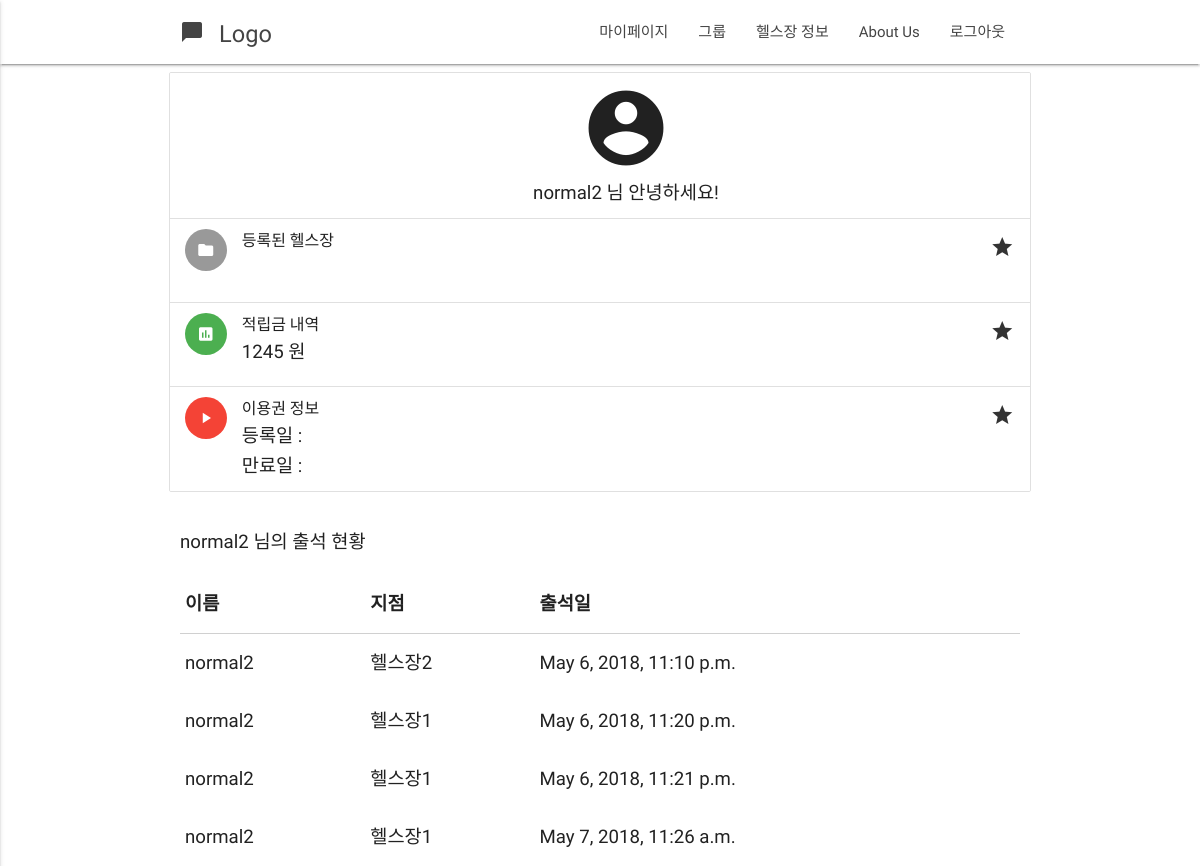
Screenshot of /profiles/mypage/ (signed in) with the database file from the repository.
### profiles/models.py (models this page shows, shortened)
class Profile(models.Model):
    user             = models.OneToOneField(User) # user.profile
    email            = models.CharField(max_length = 120)
    real_name        = models.CharField(max_length = 120, null=True)
    sex              = models.CharField(max_length = 50, null=True)
    followers        = models.ManyToManyField(User, related_name='followers', blank=True)
    following        = models.ManyToManyField(User, related_name='following', blank=True)
    timestamp        = models.DateTimeField(auto_now_add=True)
    updated          = models.DateTimeField(auto_now=True)
    healthclub       = models.ForeignKey(HealthClub, null=True)
    is_health_master = models.BooleanField(default = False)
    exercised        = models.IntegerField(default = 0)
    unit_cash        = models.IntegerField(default = 0)
    cash             = models.IntegerField(default = 0)
    healthclub_price = models.IntegerField(default = 0)
    start_date       = models.DateTimeField(null=True)
    expire_date      = models.DateTimeField(null=True)

### healthclub/models.py (models this page shows, shortened)
class HealthDiary(models.Model):
    user = models.ForeignKey(settings.AUTH_USER_MODEL)
    healthclub = models.ForeignKey(HealthClub)
    timestamp = models.DateTimeField(auto_now=True)

class HealthClub(models.Model):
    name      = models.CharField(max_length = 120)
    address   = models.CharField(max_length = 200)
    master    = models.ForeignKey(User)
    photo     = models.ImageField(blank=True)
    qrcode    = models.ImageField(blank=True)
    member    = models.IntegerField(default = 0)
    price1    = models.IntegerField(default = 0, blank = True)
    price2    = models.IntegerField(default = 0, blank = True)
    price3    = models.IntegerField(default = 0, blank = True)
    price6    = models.IntegerField(default = 0, blank = True)
    price12   = models.IntegerField(default = 0, blank = True)
    detail   = models.CharField(max_length = 1000, blank = True)
    timestamp = models.DateTimeField(auto_now=True)
    updated = models.DateTimeField(auto_now_add=True)

### profiles/views.py (the view)
def mypage(request):
    user = request.user
    profile = Profile.objects.get(user=user)
    last_diary = HealthDiary.objects.filter(user = user)
    expire_date = profile.expire_date  #When expire_date Expires
    if expire_date != None:
        if expire_date < datetime.now():
            profile.healthclub = None
            profile.expire_date = None
            profile.start_date = None
            profile.save()
    if(len(last_diary)==0):
        pass
    else:
        last_diary = last_diary.last().timestamp
        if last_diary.month < datetime.now().month:
            profile.exercised = 0
    profile = Profile.objects.get(user=user)
    record = HealthDiary.objects.filter(user=user)
    context = {'profile' : profile, 'username' : user.username, 'record' : record}
    return render(request, 'mypage.html', context)

### templates/mypage.html (shortened to what this page needs)
{% extends "base.html"  %}
{% load staticfiles %}
{%block content%}
<div class="container">
    <div class="row">
        <ul class="collection">
            <li class="collection-item avatar">
              <center>
                <i class="large material-icons">account_circle</i>
                <p>{{username}} 님 안녕하세요!</p>
              </center>
            </li>
            <li class="collection-item avatar">
              <i class="material-icons circle">folder</i>
              <span class="title">등록된 헬스장</span>
              <p>{{profile.healthclub.name}} <br>
              </p>
              <a href="#!" class="secondary-content"><i class="material-icons">grade</i></a>
            </li>
            <li class="collection-item avatar">
              <i class="material-icons circle green">insert_chart</i>
              <span class="title">적립금 내역</span>
              <p>{{profile.cash}} 원</p>
              <a href="#!" class="secondary-content"><i class="material-icons">grade</i></a>
            </li>
            <li class="collection-item avatar">
              <i class="material-icons circle red">play_arrow</i>
              <span class="title">이용권 정보</span>
              <p> 등록일 : {{profile.start_date|date:"Y M d D"}}
              <br>
                  만료일 : {{profile.expire_date|date:"Y M d D"}}
              </p>
              <a href="#!" class="secondary-content"><i class="material-icons">grade</i></a>
            </li>
        </ul>
    </div>
    <p>{{username}} 님의 출석 현황</p>
    <table>
        <thead>
          <tr>
              <th>이름</th>
              <th>지점</th>
              <th>출석일</th>
          </tr>
        </thead>
        <tbody>
            {% for r in record%}
          <tr>
            <td>{{r.user.username}}</td>
            <td>{{r.healthclub.name}}</td>
            <td>{{r.timestamp}}</td>
          </tr>
             {% endfor %}
        </tbody>
    </table>
</div>
{% endblock content %}

### static/css/style.css (style rules this page uses)
p { line-height: 2rem; }

### templates/mypage.html (style rules this page uses)
body, input { font-size:14pt }

### rows the page displays
Profile: cash "1245"
HealthDiary: user.username "normal2", healthclub.name "헬스장2", timestamp "May 6, 2018, 11:10 p.m."
HealthDiary: user.username "normal2", healthclub.name "헬스장1", timestamp "May 6, 2018, 11:20 p.m."
HealthDiary: user.username "normal2", healthclub.name "헬스장1", timestamp "May 6, 2018, 11:21 p.m."
HealthDiary: user.username "normal2", healthclub.name "헬스장1", timestamp "May 7, 2018, 11:26 a.m."

### other values shown
{{ username }} "normal2"
